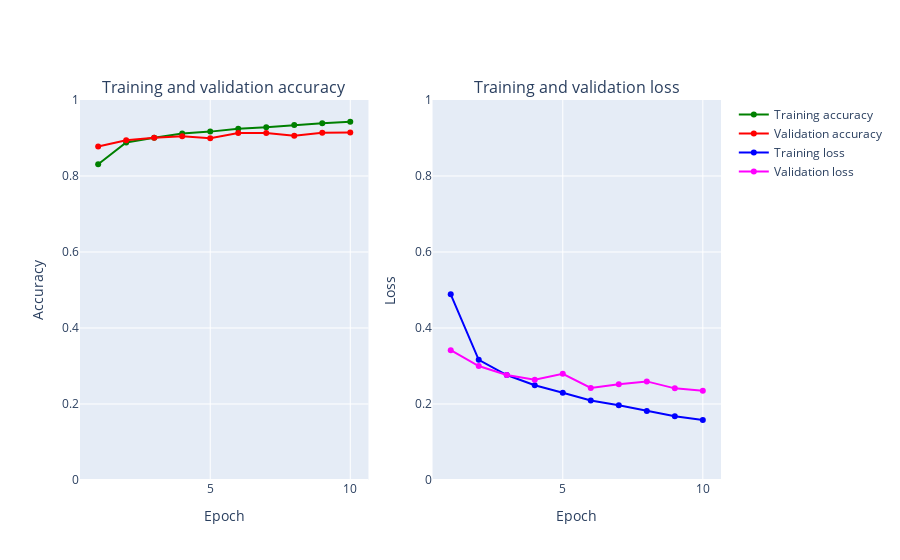

Notebook code cell kept with this figure:
### Code cell
def plot_accuracy_and_loss(train_model):
    hist = train_model.history
    acc = hist['accuracy']
    val_acc = hist['val_accuracy']
    loss = hist['loss']
    val_loss = hist['val_loss']
    epochs = list(range(1,len(acc)+1))

    trace_ta = create_trace(epochs,acc,"Training accuracy", "Green")
    trace_va = create_trace(epochs,val_acc,"Validation accuracy", "Red")
    trace_tl = create_trace(epochs,loss,"Training loss", "Blue")
    trace_vl = create_trace(epochs,val_loss,"Validation loss", "Magenta")

    fig = subplots.make_subplots(rows=1,cols=2, subplot_titles=('Training and validation accuracy',
                                                             'Training and validation loss'))
    fig.append_trace(trace_ta,1,1)
    fig.append_trace(trace_va,1,1)
    fig.append_trace(trace_tl,1,2)
    fig.append_trace(trace_vl,1,2)
    fig['layout']['xaxis'].update(title = 'Epoch')
    fig['layout']['xaxis2'].update(title = 'Epoch')
    fig['layout']['yaxis'].update(title = 'Accuracy', range=[0,1])
    fig['layout']['yaxis2'].update(title = 'Loss', range=[0,1])


    iplot(fig, filename='accuracy-loss')

plot_accuracy_and_loss(train_model)

### Figure 1 — Plotly figure (JSON) as saved in the notebook; plotly's stock layout.template omitted (floating-point values rounded to 4 significant figures)
{"data": [{"marker": {"color": "Green"}, "mode": "markers+lines", "name": "Training accuracy", "text": ["1", "2", "3", "4", "5", "6", "7", "8", "9", "10"], "x": [1, 2, 3, 4, 5, 6, 7, 8, 9, 10], "xaxis": "x", "y": [0.8309, 0.8883, 0.9009, 0.9118, 0.9168, 0.9242, 0.928, 0.9341, 0.9391, 0.9427], "yaxis": "y", "type": "scatter"}, {"marker": {"color": "Red"}, "mode": "markers+lines", "name": "Validation accuracy", "text": ["1", "2", "3", "4", "5", "6", "7", "8", "9", "10"], "x": [1, 2, 3, 4, 5, 6, 7, 8, 9, 10], "xaxis": "x", "y": [0.8777, 0.894, 0.9007, 0.9043, 0.8997, 0.9128, 0.913, 0.9058, 0.9137, 0.9142], "yaxis": "y", "type": "scatter"}, {"marker": {"color": "Blue"}, "mode": "markers+lines", "name": "Training loss", "text": ["1", "2", "3", "4", "5", "6", "7", "8", "9", "10"], "x": [1, 2, 3, 4, 5, 6, 7, 8, 9, 10], "xaxis": "x2", "y": [0.4886, 0.3163, 0.2762, 0.2492, 0.2297, 0.2091, 0.1969, 0.1817, 0.168, 0.1577], "yaxis": "y2", "type": "scatter"}, {"marker": {"color": "Magenta"}, "mode": "markers+lines", "name": "Validation loss", "text": ["1", "2", "3", "4", "5", "6", "7", "8", "9", "10"], "x": [1, 2, 3, 4, 5, 6, 7, 8, 9, 10], "xaxis": "x2", "y": [0.3417, 0.2999, 0.2765, 0.2641, 0.2795, 0.2422, 0.2519, 0.2595, 0.2412, 0.2348], "yaxis": "y2", "type": "scatter"}], "layout": {"annotations": [{"font": {"size": 16}, "showarrow": false, "text": "Training and validation accuracy", "x": 0.225, "xanchor": "center", "xref": "paper", "y": 1, "yanchor": "bottom", "yref": "paper"}, {"font": {"size": 16}, "showarrow": false, "text": "Training and validation loss", "x": 0.775, "xanchor": "center", "xref": "paper", "y": 1, "yanchor": "bottom", "yref": "paper"}], "xaxis": {"anchor": "y", "domain": [0, 0.45], "title": {"text": "Epoch"}}, "yaxis": {"anchor": "x", "domain": [0, 1], "range": [0, 1], "title": {"text": "Accuracy"}}, "xaxis2": {"anchor": "y2", "domain": [0.55, 1], "title": {"text": "Epoch"}}, "yaxis2": {"anchor": "x2", "domain": [0, 1], "range": [0, 1], "title": {"text": "Loss"}}}}
